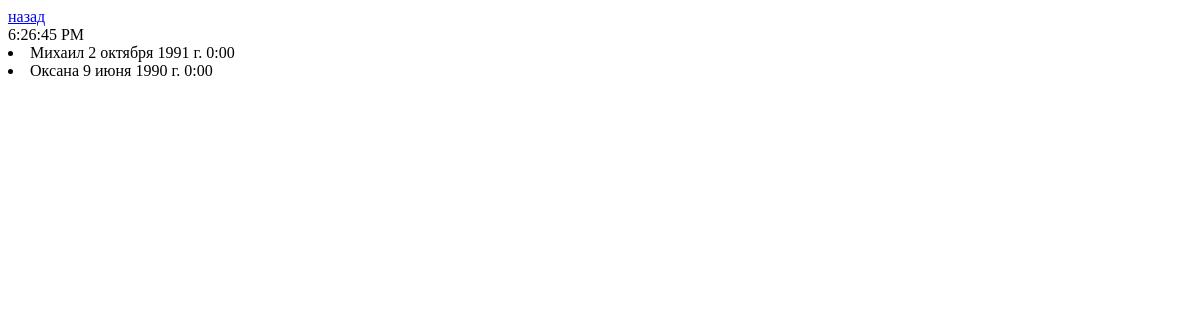
/menu/, run on an earlier commit of the app's database.
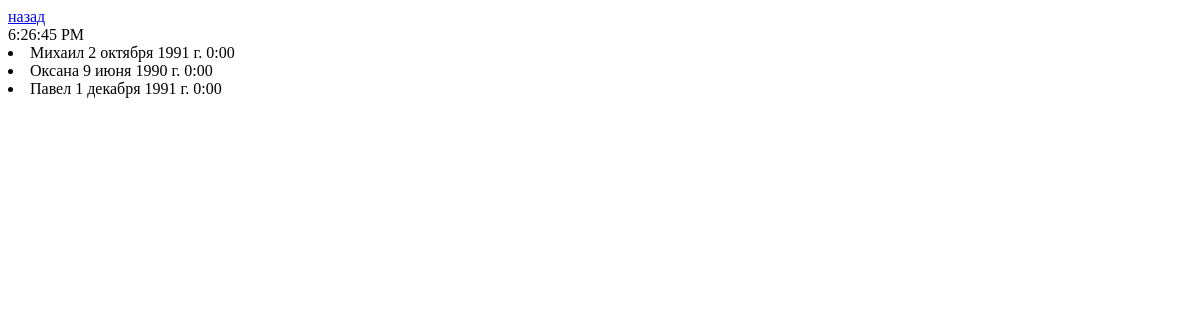
And on a later commit of the database.
### menu/models.py (models this page shows)
class Sporsmen(models.Model):
    name = models.CharField(default='Иванан', max_length=1024)
    last_name = models.CharField(default='Иванов', max_length=1024)
    father_name = models.CharField(default='Иванович', max_length=1024)
    birthday = models.DateField()
    weight = models.IntegerField(default=170)
    growth = models.IntegerField(default=80)
    male = models.BooleanField(default=True)
    phone = models.IntegerField()

### menu/views.py (the view)
# urls.py: path('', views.index, name='name'),
def index(request):
    rows = Sporsmen.objects.all()
    context = {
        'salats':['Греческий',
                      'Цезарь',
                      'Капрезе',
                      'Крабовый'],
        'garnirs':['Паста',
                       'Рис',
                       'Овощи гриль',
                       'Картофель'],
        'sportsmen': rows
    }
    return render(
        request,                # Запрос
        'menu/index.html',# путь к шаблону
        context,                 # подстановки
    )

### menu/templates/menu/index.html (shortened to what this page needs)
{% load static %}
<a href="http://127.0.0.1:8000/mainpage/">назад</a>
<html>
<head>
</head>
<body>
<link rel="stylesheet" href="{% static "css/style_menu.css" %}" />
<div id="clock"></div>
{% for sp in sportsmen %}
<li>{{sp.name}} {{sp.birthday}}</li>
{% endfor %}
</body>
</html>

What changed in the data, as far as the page shows it:
added Sporsmen: name "Павел", birthday "1 декабря 1991 г. 0:00"
